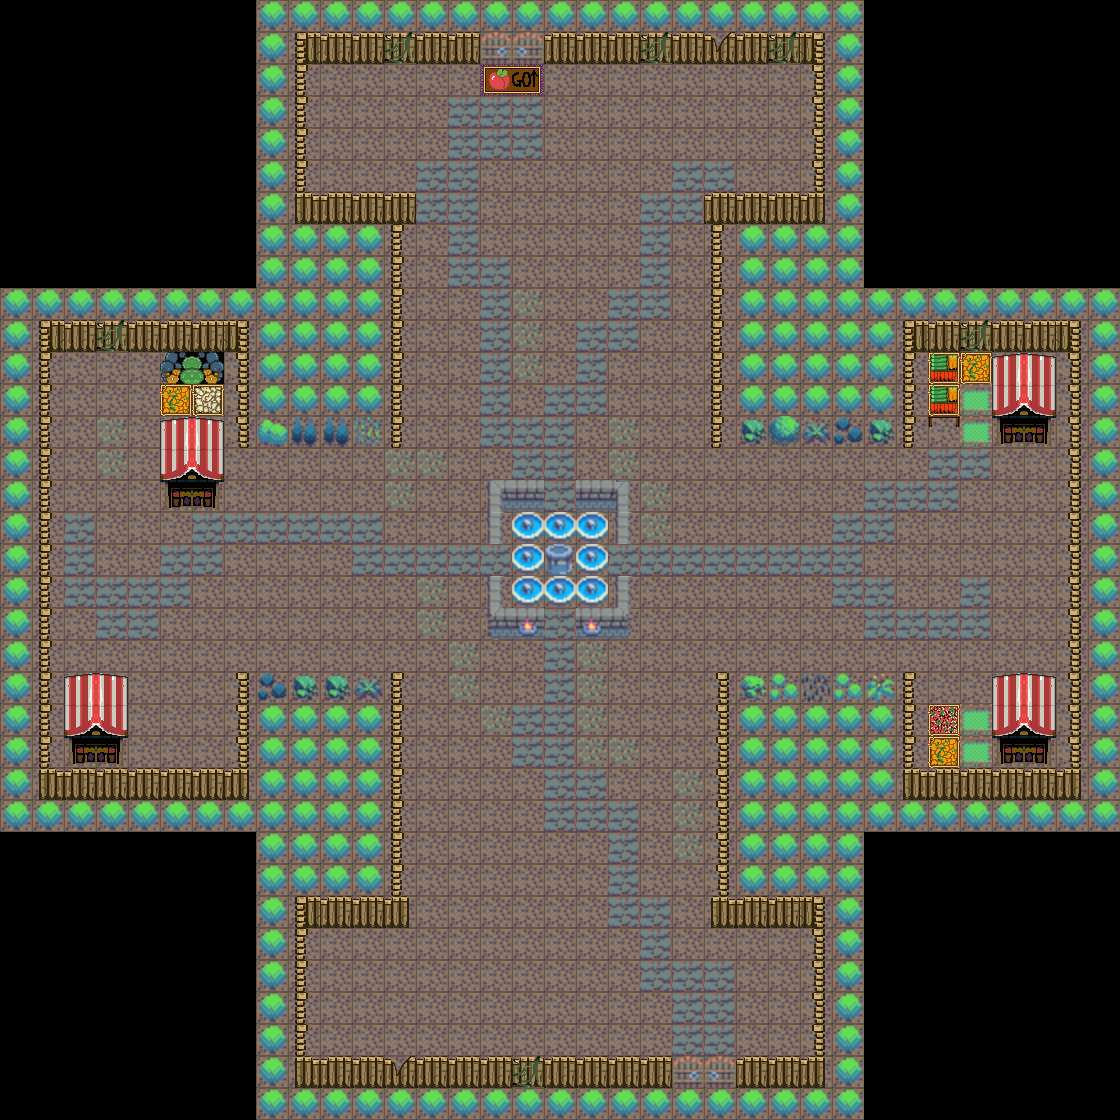

This is a level from a 2D game, rendered from its Tiled map with the project's own tilesets. A one-line summary and the map file follow, with tile-layer data summarised:
An orthogonal 35x35 tile map with 32x32 px tiles, 3 tile layers (Floor, Floor2, Walls Doors Objects), 1 hidden layer not drawn, 3 tilesets.

<map version="1.10" tiledversion="1.10.2" orientation="orthogonal" renderorder="right-down" width="35" height="35" tilewidth="32" tileheight="32" infinite="0" nextlayerid="6" nextobjectid="1">
 <tileset firstgid="1" source="TileSets/The_Roguelike_Assets2.tsx" />
 <tileset firstgid="2302" source="TileSets/bazaar_combined_tiles.tsx" />
 <tileset firstgid="2558" source="TileSets/Placeholders.tsx" />
 <layer id="1" name="Floor" width="35" height="35">
  <data>[1225 cells, 937 non-empty, 1 distinct tile ids]</data>
 </layer>
 <layer id="2" name="Floor2" width="35" height="35">
  <data>[1225 cells, 937 non-empty, 1 distinct tile ids]</data>
 </layer>
 <layer id="3" name="Walls Doors Objects" width="35" height="35">
  <data>[1225 cells, 591 non-empty, 50 distinct tile ids]</data>
 </layer>
 <layer id="5" name="Information Layer" width="35" height="35" visible="0">
  <data>[1225 cells, 711 non-empty, 9 distinct tile ids]</data>
 </layer>
</map>
